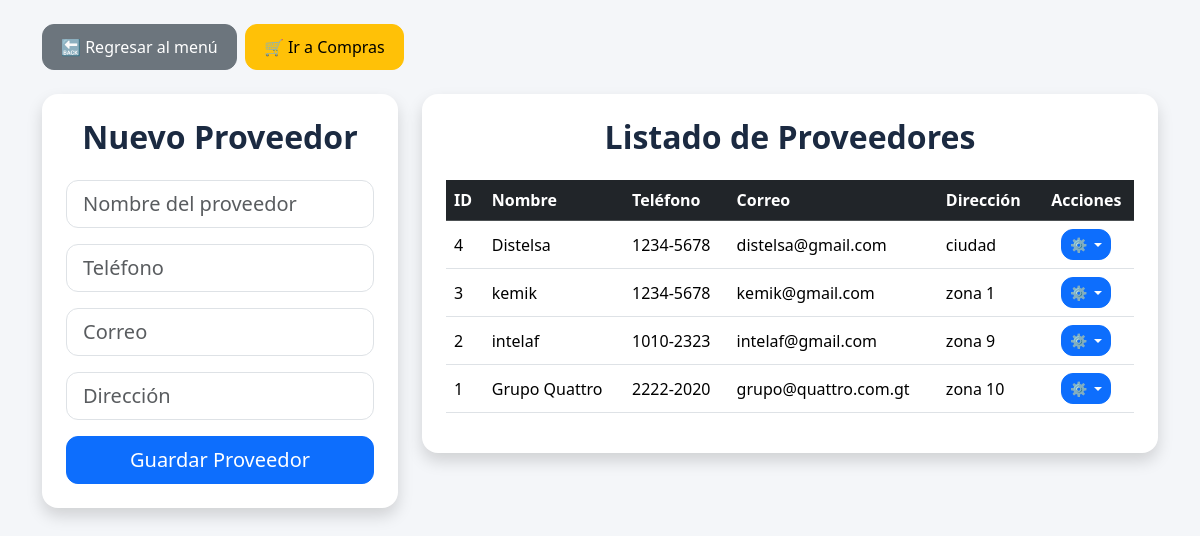
/proveedores.php (signed in), run on the app's committed database.
### tables this page shows
CREATE TABLE `proveedores` (
  `id` int(11) NOT NULL,
  `nombre` varchar(100) NOT NULL,
  `telefono` varchar(20) DEFAULT NULL,
  `correo` varchar(100) DEFAULT NULL,
  `direccion` varchar(150) DEFAULT NULL
);

### proveedores.php (the view, shortened to what this page needs)
<?php
require_once("conexion.php");
$modoEditar = false;
$nombreEditar = "";
$telefonoEditar = "";
$correoEditar = "";
$direccionEditar = "";
$proveedores = $conn->query("SELECT * FROM proveedores ORDER BY id DESC")->fetchAll(PDO::FETCH_ASSOC);
?>
<!DOCTYPE html>
<html lang="es">
<head>
    <link href="https://cdn.jsdelivr.net/npm/bootstrap@5.3.3/dist/css/bootstrap.min.css" rel="stylesheet">
</head>
<body>
<div class="container py-4">
    <div class="mb-4 d-flex gap-2">
        <a href="guardar.php" class="btn btn-secondary btn-regresar">
            🔙 Regresar al menú
        </a>
        <a href="compras.php" class="btn btn-warning btn-regresar">
            🛒 Ir a Compras
        </a>
    </div>
    <div class="row g-4">
        <div class="col-md-4">
            <div class="card shadow card-custom">
                <div class="card-body p-4">
                    <h2 class="titulo-card text-center mb-4">
                        <?php echo $modoEditar ? "Editar Proveedor" : "Nuevo Proveedor"; ?>
                    </h2>
                    <form method="POST">
                        <div class="mb-3">
                            <input type="text"
                                   name="nombre"
                                   class="form-control form-control-lg"
                                   placeholder="Nombre del proveedor"
                                   value="<?php echo htmlspecialchars($nombreEditar); ?>"
                                   required>
                        </div>
                        <div class="mb-3">
                            <input type="text"
                                   name="telefono"
                                   class="form-control form-control-lg"
                                   placeholder="Teléfono"
                                   value="<?php echo htmlspecialchars($telefonoEditar); ?>">
                        </div>
                        <div class="mb-3">
                            <input type="email"
                                   name="correo"
                                   class="form-control form-control-lg"
                                   placeholder="Correo"
                                   value="<?php echo htmlspecialchars($correoEditar); ?>">
                        </div>
                        <div class="mb-3">
                            <input type="text"
                                   name="direccion"
                                   class="form-control form-control-lg"
                                   placeholder="Dirección"
                                   value="<?php echo htmlspecialchars($direccionEditar); ?>">
                        </div>
                        <div class="d-grid gap-2">
                            <button class="btn <?php echo $modoEditar ? 'btn-warning' : 'btn-primary'; ?> btn-lg">
                                <?php echo $modoEditar ? "Actualizar Proveedor" : "Guardar Proveedor"; ?>
                            </button>
                        </div>
                    </form>
                </div>
            </div>
        </div>
        <div class="col-md-8">
            <div class="card shadow card-custom">
                <div class="card-body p-4">
                    <h2 class="titulo-card text-center mb-4">Listado de Proveedores</h2>
                    <div class="table-responsive">
                        <table class="table table-hover align-middle">
                            <thead class="table-dark">
                                <tr>
                                    <th>ID</th>
                                    <th>Nombre</th>
                                    <th>Teléfono</th>
                                    <th>Correo</th>
                                    <th>Dirección</th>
                                    <th class="text-center">Acciones</th>
                                </tr>
                            </thead>
                            <tbody>
                                <?php if (count($proveedores) > 0): ?>
                                    <?php foreach($proveedores as $p): ?>
                                        <tr>
                                            <td><?php echo $p["id"]; ?></td>
                                            <td><?php echo htmlspecialchars($p["nombre"]); ?></td>
                                            <td><?php echo htmlspecialchars($p["telefono"]); ?></td>
                                            <td><?php echo htmlspecialchars($p["correo"]); ?></td>
                                            <td><?php echo htmlspecialchars($p["direccion"]); ?></td>
                                            <td class="text-center">
                                                <div class="dropdown">
                                                    <button class="btn btn-primary btn-sm dropdown-toggle"
                                                            type="button"
                                                            data-bs-toggle="dropdown"
                                                            aria-expanded="false">
                                                        ⚙️
                                                    </button>
                                                </div>
                                            </td>
                                        </tr>
                                    <?php endforeach; ?>
                                <?php endif; ?>
                            </tbody>
                        </table>
                    </div>
                </div>
            </div>
        </div>
    </div>
</div>
</body>
</html>

### proveedores.php (style rules this page uses)
body { background-color: #f4f6f9; }
.card-custom { border: none; border-radius: 16px; }
.titulo-card { font-weight: 700; color: #1b2a41; }
.form-control, .btn { border-radius: 12px; }
.btn-regresar { border-radius: 12px; padding: 10px 18px; }

### data on the page
proveedores: id "4", nombre "Distelsa", telefono "1234-5678", correo "distelsa@gmail.com", direccion "ciudad"
proveedores: id "3", nombre "kemik", telefono "1234-5678", correo "kemik@gmail.com", direccion "zona 1"
proveedores: id "2", nombre "intelaf", telefono "1010-2323", correo "intelaf@gmail.com", direccion "zona 9"
proveedores: id "1", nombre "Grupo Quattro", telefono "2222-2020", correo "grupo@quattro.com.gt", direccion "zona 10"
